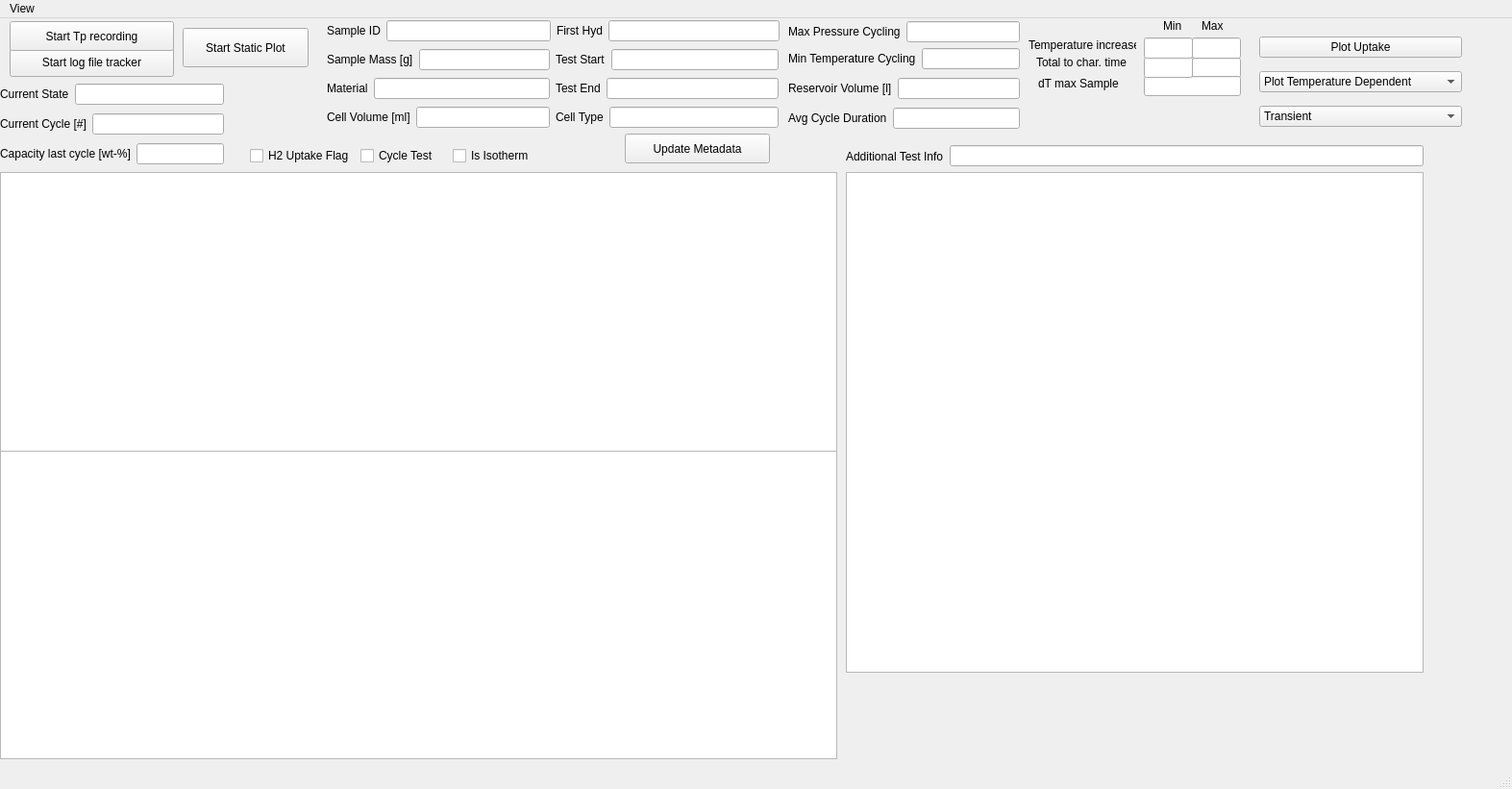
<?xml version="1.0" encoding="UTF-8"?>
<ui version="4.0">
 <class>MainWindow</class>
 <widget class="QMainWindow" name="MainWindow">
  <property name="geometry">
   <rect>
    <x>0</x>
    <y>0</y>
    <width>1573</width>
    <height>821</height>
   </rect>
  </property>
  <property name="windowTitle">
   <string>MainWindow</string>
  </property>
  <widget class="QWidget" name="centralwidget">
   <widget class="QGraphicsView" name="ExpMetaPlotLeftLower">
    <property name="geometry">
     <rect>
      <x>0</x>
      <y>450</y>
      <width>871</width>
      <height>321</height>
     </rect>
    </property>
   </widget>
   <widget class="QWidget" name="layoutWidget_5">
    <property name="geometry">
     <rect>
      <x>340</x>
      <y>0</y>
      <width>471</width>
      <height>26</height>
     </rect>
    </property>
    <layout class="QHBoxLayout" name="horizontalLayout_10">
     <item>
      <layout class="QHBoxLayout" name="horizontalLayout">
       <item>
        <widget class="QLabel" name="label_15">
         <property name="text">
          <string>Sample ID</string>
         </property>
        </widget>
       </item>
       <item>
        <widget class="QLineEdit" name="sample_id_edit_field">
         <property name="text">
          <string/>
         </property>
        </widget>
       </item>
      </layout>
     </item>
     <item>
      <layout class="QHBoxLayout" name="horizontalLayout_9">
       <item>
        <widget class="QLabel" name="label_14">
         <property name="text">
          <string>First Hyd</string>
         </property>
        </widget>
       </item>
       <item>
        <widget class="QLineEdit" name="first_hyd_edit_field">
         <property name="text">
          <string/>
         </property>
        </widget>
       </item>
      </layout>
     </item>
    </layout>
   </widget>
   <widget class="QLineEdit" name="MaxCharTimeEditField">
    <property name="geometry">
     <rect>
      <x>1240</x>
      <y>41</y>
      <width>51</width>
      <height>21</height>
     </rect>
    </property>
   </widget>
   <widget class="QWidget" name="layoutWidget_6">
    <property name="geometry">
     <rect>
      <x>260</x>
      <y>130</y>
      <width>300</width>
      <height>26</height>
     </rect>
    </property>
    <layout class="QHBoxLayout" name="horizontalLayout_4">
     <item>
      <widget class="QCheckBox" name="h2_uptake_check_box">
       <property name="text">
        <string>H2 Uptake Flag</string>
       </property>
      </widget>
     </item>
     <item>
      <widget class="QCheckBox" name="cycle_test_check_box">
       <property name="text">
        <string>Cycle Test</string>
       </property>
      </widget>
     </item>
     <item>
      <widget class="QCheckBox" name="isotherm_check_box">
       <property name="text">
        <string>Is Isotherm</string>
       </property>
      </widget>
     </item>
    </layout>
   </widget>
   <widget class="QPushButton" name="start_stop_log_file_tracker_button">
    <property name="geometry">
     <rect>
      <x>10</x>
      <y>30</y>
      <width>171</width>
      <height>31</height>
     </rect>
    </property>
    <property name="text">
     <string>Start log file tracker</string>
    </property>
   </widget>
   <widget class="QLabel" name="label_3">
    <property name="geometry">
     <rect>
      <x>1070</x>
      <y>20</y>
      <width>112</width>
      <height>16</height>
     </rect>
    </property>
    <property name="text">
     <string>Temperature increase</string>
    </property>
   </widget>
   <widget class="QLineEdit" name="dT_max_sample_measurement_edit_field">
    <property name="geometry">
     <rect>
      <x>1190</x>
      <y>60</y>
      <width>101</width>
      <height>21</height>
     </rect>
    </property>
   </widget>
   <widget class="QLabel" name="label_7">
    <property name="geometry">
     <rect>
      <x>550</x>
      <y>-20</y>
      <width>91</width>
      <height>16</height>
     </rect>
    </property>
    <property name="text">
     <string>Meta data</string>
    </property>
   </widget>
   <widget class="QLineEdit" name="MinCharTimeEditField">
    <property name="geometry">
     <rect>
      <x>1190</x>
      <y>40</y>
      <width>51</width>
      <height>22</height>
     </rect>
    </property>
   </widget>
   <widget class="QPushButton" name="update_meta_data_button">
    <property name="geometry">
     <rect>
      <x>650</x>
      <y>120</y>
      <width>151</width>
      <height>31</height>
     </rect>
    </property>
    <property name="text">
     <string>Update Metadata</string>
    </property>
   </widget>
   <widget class="QLabel" name="label">
    <property name="geometry">
     <rect>
      <x>1210</x>
      <y>0</y>
      <width>21</width>
      <height>16</height>
     </rect>
    </property>
    <property name="text">
     <string>Min</string>
    </property>
   </widget>
   <widget class="QWidget" name="layoutWidget">
    <property name="geometry">
     <rect>
      <x>1310</x>
      <y>11</y>
      <width>211</width>
      <height>111</height>
     </rect>
    </property>
    <layout class="QVBoxLayout" name="verticalLayout_8">
     <item>
      <widget class="QPushButton" name="plot_uptake_button">
       <property name="text">
        <string>Plot Uptake</string>
       </property>
      </widget>
     </item>
     <item>
      <widget class="QComboBox" name="T_p_dependent_drop_down">
       <item>
        <property name="text">
         <string>Plot Temperature Dependent</string>
        </property>
       </item>
       <item>
        <property name="text">
         <string>Plot Pressure Dependent</string>
        </property>
       </item>
       <item>
        <property name="text">
         <string>Plot Cycle Dependent</string>
        </property>
       </item>
       <item>
        <property name="text">
         <string>Plot Isotherms</string>
        </property>
       </item>
      </widget>
     </item>
     <item>
      <widget class="QComboBox" name="XyDataSelectDropDown">
       <item>
        <property name="text">
         <string>Transient</string>
        </property>
       </item>
       <item>
        <property name="text">
         <string>Residual</string>
        </property>
       </item>
       <item>
        <property name="text">
         <string>Calculated</string>
        </property>
       </item>
       <item>
        <property name="text">
         <string>Drift</string>
        </property>
       </item>
      </widget>
     </item>
    </layout>
   </widget>
   <widget class="QWidget" name="layoutWidget_2">
    <property name="geometry">
     <rect>
      <x>0</x>
      <y>65</y>
      <width>233</width>
      <height>91</height>
     </rect>
    </property>
    <layout class="QVBoxLayout" name="verticalLayout_7">
     <item>
      <layout class="QHBoxLayout" name="horizontalLayout_20">
       <item>
        <widget class="QLabel" name="label_22">
         <property name="text">
          <string>Current State</string>
         </property>
        </widget>
       </item>
       <item>
        <widget class="QLineEdit" name="current_de_hyd_state_edit_field">
         <property name="text">
          <string/>
         </property>
        </widget>
       </item>
      </layout>
     </item>
     <item>
      <layout class="QHBoxLayout" name="horizontalLayout_19">
       <item>
        <widget class="QLabel" name="label_21">
         <property name="text">
          <string>Current Cycle [#]</string>
         </property>
        </widget>
       </item>
       <item>
        <widget class="QLineEdit" name="current_cycle_edit_field">
         <property name="text">
          <string/>
         </property>
        </widget>
       </item>
      </layout>
     </item>
     <item>
      <layout class="QHBoxLayout" name="horizontalLayout_22">
       <item>
        <widget class="QLabel" name="label_24">
         <property name="text">
          <string>Capacity last cycle [wt-%]</string>
         </property>
        </widget>
       </item>
       <item>
        <widget class="QLineEdit" name="current_uptake_edit_field">
         <property name="text">
          <string/>
         </property>
        </widget>
       </item>
      </layout>
     </item>
    </layout>
   </widget>
   <widget class="QLineEdit" name="MinTempIncEditField">
    <property name="geometry">
     <rect>
      <x>1190</x>
      <y>20</y>
      <width>51</width>
      <height>22</height>
     </rect>
    </property>
   </widget>
   <widget class="QGraphicsView" name="xy_plot_window">
    <property name="geometry">
     <rect>
      <x>880</x>
      <y>160</y>
      <width>601</width>
      <height>521</height>
     </rect>
    </property>
   </widget>
   <widget class="QWidget" name="layoutWidget_4">
    <property name="geometry">
     <rect>
      <x>820</x>
      <y>0</y>
      <width>241</width>
      <height>121</height>
     </rect>
    </property>
    <layout class="QVBoxLayout" name="verticalLayout_2">
     <item>
      <layout class="QVBoxLayout" name="verticalLayout_4">
       <item>
        <layout class="QHBoxLayout" name="horizontalLayout_14">
         <item alignment="Qt::AlignmentFlag::AlignVCenter">
          <widget class="QLabel" name="label_16">
           <property name="text">
            <string>Max Pressure Cycling</string>
           </property>
          </widget>
         </item>
         <item>
          <widget class="QLineEdit" name="max_pressure_cycling_edit_field">
           <property name="text">
            <string/>
           </property>
          </widget>
         </item>
        </layout>
       </item>
       <item>
        <layout class="QHBoxLayout" name="horizontalLayout_15">
         <item>
          <widget class="QLabel" name="label_17">
           <property name="text">
            <string>Min Temperature Cycling</string>
           </property>
          </widget>
         </item>
         <item>
          <widget class="QLineEdit" name="min_temperature_cycling_edit_field">
           <property name="text">
            <string/>
           </property>
          </widget>
         </item>
        </layout>
       </item>
      </layout>
     </item>
     <item>
      <layout class="QVBoxLayout" name="verticalLayout_5">
       <item>
        <layout class="QHBoxLayout" name="horizontalLayout_16">
         <item>
          <widget class="QLabel" name="label_18">
           <property name="text">
            <string>Reservoir Volume [l]</string>
           </property>
          </widget>
         </item>
         <item>
          <widget class="QLineEdit" name="reservoir_volume_edit_field">
           <property name="text">
            <string/>
           </property>
          </widget>
         </item>
        </layout>
       </item>
      </layout>
     </item>
     <item>
      <layout class="QHBoxLayout" name="horizontalLayout_21">
       <item>
        <widget class="QLabel" name="label_23">
         <property name="text">
          <string>Avg Cycle Duration</string>
         </property>
        </widget>
       </item>
       <item>
        <widget class="QLineEdit" name="cycle_duration_edit_field">
         <property name="text">
          <string/>
         </property>
        </widget>
       </item>
      </layout>
     </item>
    </layout>
   </widget>
   <widget class="QLabel" name="label_6">
    <property name="geometry">
     <rect>
      <x>1080</x>
      <y>60</y>
      <width>95</width>
      <height>16</height>
     </rect>
    </property>
    <property name="text">
     <string>dT max Sample</string>
    </property>
   </widget>
   <widget class="QGraphicsView" name="ExpMetaPlotLeft">
    <property name="geometry">
     <rect>
      <x>0</x>
      <y>160</y>
      <width>871</width>
      <height>291</height>
     </rect>
    </property>
   </widget>
   <widget class="QPushButton" name="start_stop_tp_recording_button">
    <property name="geometry">
     <rect>
      <x>10</x>
      <y>3</y>
      <width>171</width>
      <height>31</height>
     </rect>
    </property>
    <property name="text">
     <string>Start Tp recording</string>
    </property>
   </widget>
   <widget class="QWidget" name="layoutWidget_3">
    <property name="geometry">
     <rect>
      <x>340</x>
      <y>30</y>
      <width>470</width>
      <height>88</height>
     </rect>
    </property>
    <layout class="QHBoxLayout" name="horizontalLayout_8">
     <item>
      <layout class="QVBoxLayout" name="verticalLayout">
       <item>
        <layout class="QHBoxLayout" name="horizontalLayout_2">
         <item>
          <widget class="QLabel" name="label_8">
           <property name="text">
            <string>Sample Mass [g]</string>
           </property>
          </widget>
         </item>
         <item>
          <widget class="QLineEdit" name="sample_mass_edit_field"/>
         </item>
        </layout>
       </item>
       <item>
        <layout class="QHBoxLayout" name="horizontalLayout_7">
         <item>
          <widget class="QLabel" name="label_9">
           <property name="text">
            <string>Material</string>
           </property>
          </widget>
         </item>
         <item>
          <widget class="QLineEdit" name="material_composition_edit_field">
           <property name="text">
            <string/>
           </property>
          </widget>
         </item>
        </layout>
       </item>
       <item>
        <layout class="QHBoxLayout" name="horizontalLayout_3">
         <item>
          <widget class="QLabel" name="label_10">
           <property name="text">
            <string>Cell Volume [ml]</string>
           </property>
          </widget>
         </item>
         <item>
          <widget class="QLineEdit" name="cell_volume_edit_field">
           <property name="text">
            <string/>
           </property>
          </widget>
         </item>
        </layout>
       </item>
      </layout>
     </item>
     <item>
      <layout class="QVBoxLayout" name="verticalLayout_3">
       <item>
        <layout class="QHBoxLayout" name="horizontalLayout_11">
         <item>
          <widget class="QLabel" name="label_11">
           <property name="text">
            <string>Test Start</string>
           </property>
          </widget>
         </item>
         <item>
          <widget class="QLineEdit" name="test_start_edit_field"/>
         </item>
        </layout>
       </item>
       <item>
        <layout class="QHBoxLayout" name="horizontalLayout_12">
         <item>
          <widget class="QLabel" name="label_12">
           <property name="text">
            <string>Test End</string>
           </property>
          </widget>
         </item>
         <item>
          <widget class="QLineEdit" name="test_end_edit_field"/>
         </item>
        </layout>
       </item>
       <item>
        <layout class="QHBoxLayout" name="horizontalLayout_13">
         <item>
          <widget class="QLabel" name="label_13">
           <property name="text">
            <string>Cell Type</string>
           </property>
          </widget>
         </item>
         <item>
          <widget class="QLineEdit" name="cell_type_edit_field">
           <property name="text">
            <string/>
           </property>
          </widget>
         </item>
        </layout>
       </item>
      </layout>
     </item>
    </layout>
   </widget>
   <widget class="QPushButton" name="start_stop_static_plot_button">
    <property name="geometry">
     <rect>
      <x>190</x>
      <y>10</y>
      <width>131</width>
      <height>41</height>
     </rect>
    </property>
    <property name="text">
     <string>Start Static Plot</string>
    </property>
   </widget>
   <widget class="QLineEdit" name="MaxTempIncEditField">
    <property name="geometry">
     <rect>
      <x>1240</x>
      <y>20</y>
      <width>51</width>
      <height>22</height>
     </rect>
    </property>
   </widget>
   <widget class="QLabel" name="label_4">
    <property name="geometry">
     <rect>
      <x>1078</x>
      <y>38</y>
      <width>95</width>
      <height>16</height>
     </rect>
    </property>
    <property name="text">
     <string>Total to char. time</string>
    </property>
   </widget>
   <widget class="QLabel" name="label_2">
    <property name="geometry">
     <rect>
      <x>1250</x>
      <y>0</y>
      <width>23</width>
      <height>16</height>
     </rect>
    </property>
    <property name="text">
     <string>Max</string>
    </property>
   </widget>
   <widget class="QWidget" name="layoutWidget">
    <property name="geometry">
     <rect>
      <x>880</x>
      <y>123</y>
      <width>601</width>
      <height>41</height>
     </rect>
    </property>
    <layout class="QHBoxLayout" name="horizontalLayout_5">
     <item>
      <widget class="QLabel" name="label_19">
       <property name="text">
        <string>Additional Test Info</string>
       </property>
      </widget>
     </item>
     <item>
      <widget class="QLineEdit" name="additional_test_info_edit_field">
       <property name="text">
        <string/>
       </property>
      </widget>
     </item>
    </layout>
   </widget>
  </widget>
  <widget class="QMenuBar" name="menubar">
   <property name="geometry">
    <rect>
     <x>0</x>
     <y>0</y>
     <width>1573</width>
     <height>22</height>
    </rect>
   </property>
   <widget class="QMenu" name="menuView">
    <property name="title">
     <string>View</string>
    </property>
    <addaction name="actionTest_Planner"/>
    <addaction name="actionConfig_Settings"/>
    <addaction name="actionQuick_Export"/>
    <addaction name="actionDicon_Simulator"/>
    <addaction name="actionSchedule_Creator"/>
    <addaction name="actionUptake_Correction"/>
    <addaction name="actionDatabase_Maintenance"/>
   </widget>
   <addaction name="menuView"/>
  </widget>
  <widget class="QStatusBar" name="statusbar"/>
  <action name="actionTest_Planner">
   <property name="text">
    <string>Test Planner</string>
   </property>
  </action>
  <action name="actionConfig_Settings">
   <property name="text">
    <string>Config Settings</string>
   </property>
  </action>
  <action name="actionQuick_Export">
   <property name="text">
    <string>Quick Export</string>
   </property>
  </action>
  <action name="actionDicon_Simulator">
   <property name="text">
    <string>Dicon Simulator</string>
   </property>
  </action>
  <action name="actionSchedule_Creator">
   <property name="text">
    <string>Schedule Creator</string>
   </property>
  </action>
  <action name="actionUptake_Correction">
   <property name="text">
    <string>Uptake Correction</string>
   </property>
  </action>
  <action name="actionDatabase_Maintenance">
   <property name="text">
    <string>Database Maintenance</string>
   </property>
  </action>
 </widget>
 <resources/>
 <connections/>
</ui>
